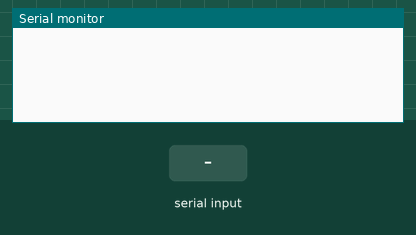
A sketch run on a simulated Arduino Uno, built with avr-gcc and run on an emulated ATmega328P. Shown: the last lines printed to the serial monitor. Inputs (shaded band) come from the test bench.

Above: at 1.2 s.
1.3 s: "90,45,200\n" received over Serial
At 2.9 s:
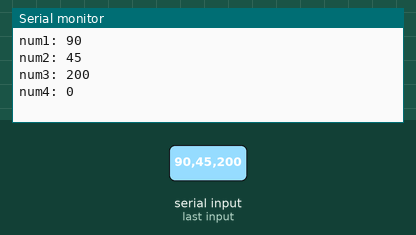
3.8 s: "30,150,10\n" received over Serial
At 6.1 s:
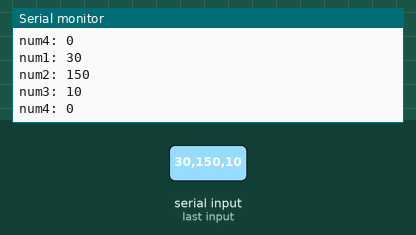
Timing chart, 0 to 7.6 s (numbered marks = the images above; inputs shaded):
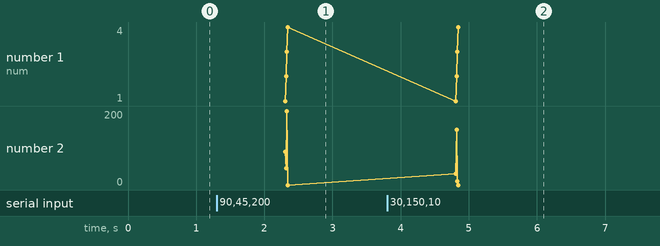

Measured:
- after the input at 1.3 s, the serial monitor: prints a new line after 1.0 s (image 1)
- after the input at 3.8 s, the serial monitor: prints a new line after 1.0 s (image 2)

The sketch:

comtest.ino
```cpp
void setup() {
  Serial.begin(9600);
}

void loop() {
  if (Serial.available()) {
    int num1 = Serial.parseInt();
    int num2 = Serial.parseInt();
    int num3 = Serial.parseInt();
    int num4 = Serial.parseInt();

    Serial.print("num1: ");
    Serial.println(num1);
    Serial.print("num2: ");
    Serial.println(num2);
    Serial.print("num3: ");
    Serial.println(num3);
    Serial.print("num4: ");
    Serial.println(num4);
  }
}
```
